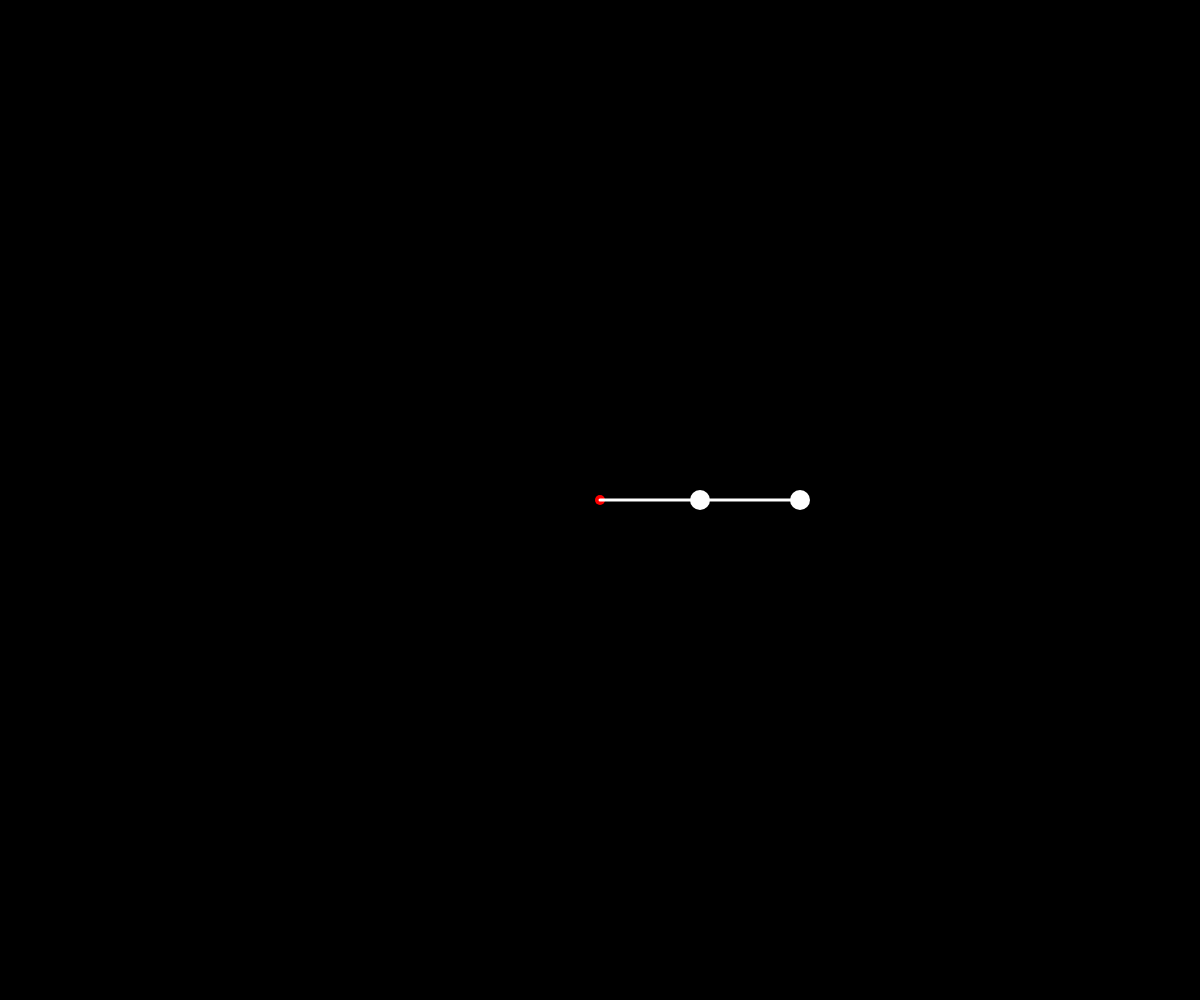
Frame 1 (no input)
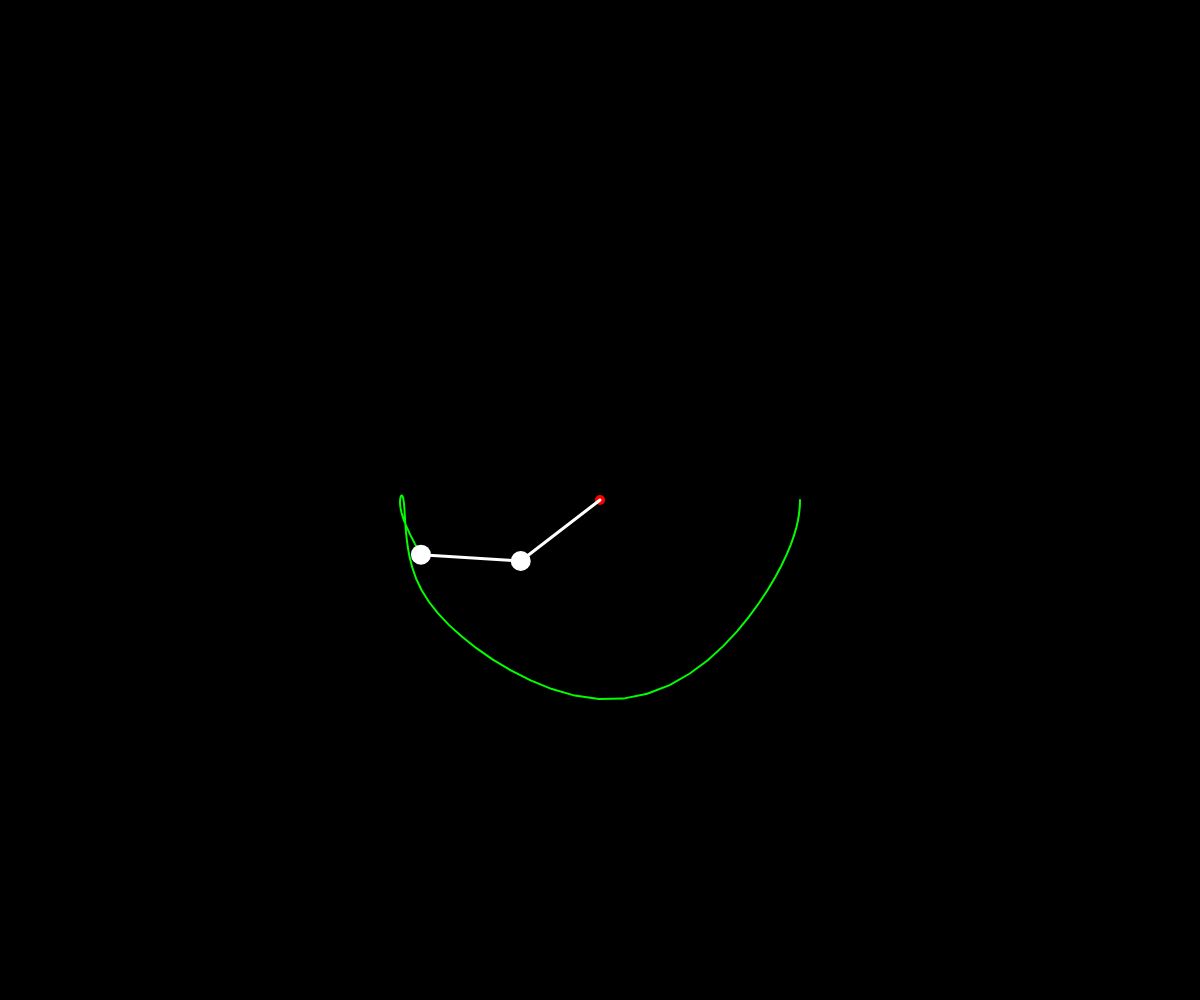
Frame 60 (no input)
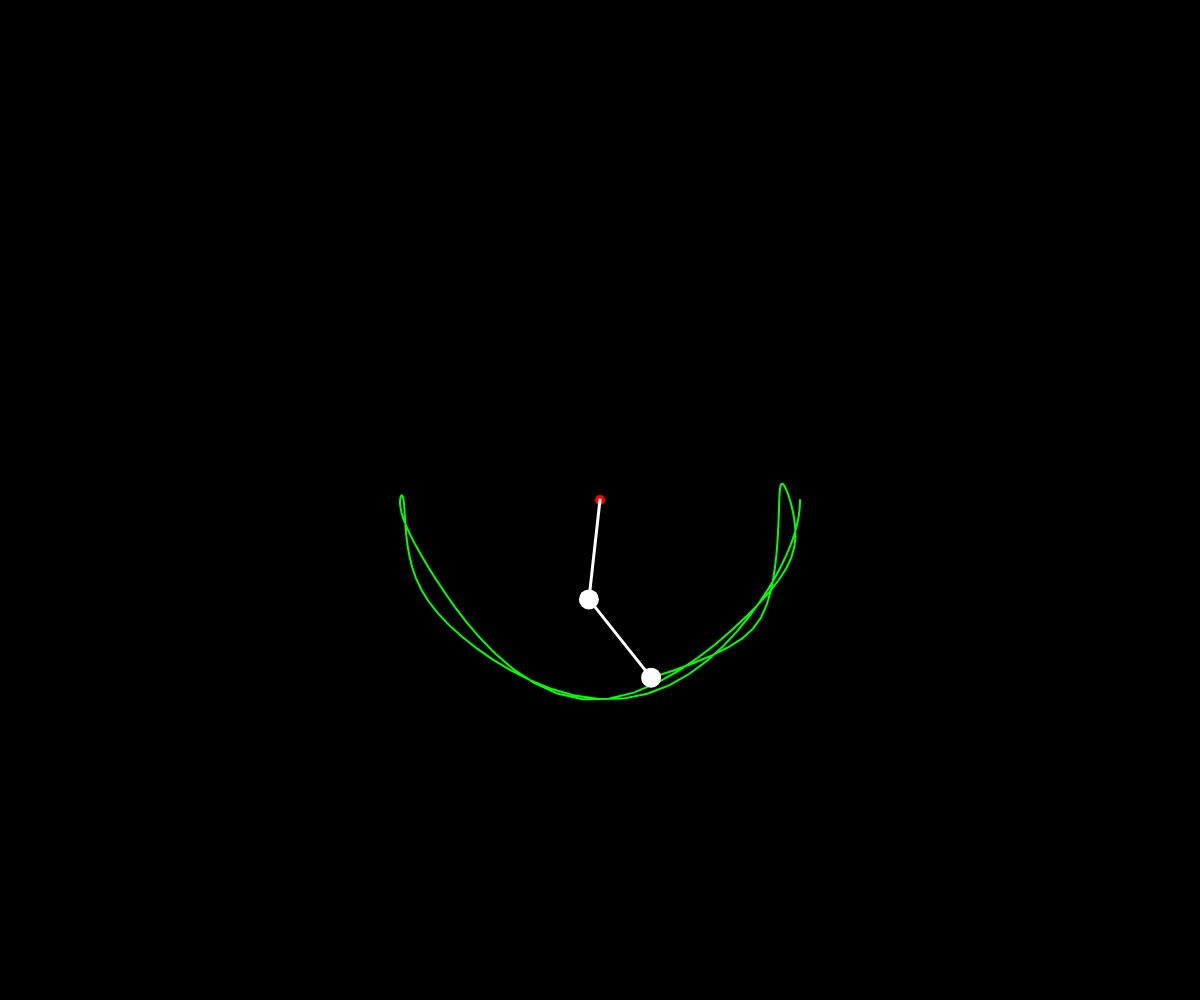
Frame 120 (the mouse pressed at the canvas centre since frame 60)

The p5.js sketch that drew these frames (run headless with seeded random() and noise() and a simulated clock; from frame 60 on, the mouse is pressed at the canvas centre):

// p5.js sketch
// ── sketch.js
const length_1 = 100;
const length_2 = 100;
const mass_1 = 20;
const mass_2 = 20;
let angle_1;
let angle_2;
let vel_1 = 0;
let vel_2 = 0;
let acc_1 = 0;
let acc_2 = 0;
const g = 1;

let history = [];

function setup() {
  createCanvas(windowWidth, windowHeight);

  angle_1 = PI / 2;
  angle_2 = PI / 2;
}

function draw() {
  background(0);

  translate(width / 2, height / 2);

  stroke(255, 0, 0);
  strokeWeight(10);
  noFill();

  point(0, 0);

  const x1 = length_1 * sin(angle_1);
  const y1 = length_1 * cos(angle_1);
  const x2 = x1 + length_2 * sin(angle_2);
  const y2 = y1 + length_2 * cos(angle_2);

  history.push(new p5.Vector(x2, y2));

  stroke(0, 255, 0);
  strokeWeight(2);
  noFill();

  beginShape();
  for (let i = 0; i < history.length; i++) {
    vertex(history[i].x, history[i].y);
  }
  endShape();

  stroke(255);
  strokeWeight(3);
  noFill();

  //first arm
  line(0, 0, x1, y1);
  //second arm
  line(x1, y1, x2, y2);

  noStroke();
  fill(255);

  //first bob
  ellipse(x1, y1, mass_1);
  //second bob
  ellipse(x2, y2, mass_2);

  acc_1 = (-g * (2 * mass_1 + mass_2) * sin(angle_1) - mass_2 * g * sin(angle_1 - 2 * angle_2) - 2 * sin(angle_1 - angle_2) * mass_2 * (pow(vel_2, 2) * length_2 + pow(vel_1, 2) * length_1 * cos(angle_1 - angle_2))) / (length_1 * (2 * mass_1 + mass_2 - mass_2 * cos(2 * angle_1 - 2 * angle_2)))
  acc_2 = (2 * sin(angle_1 - angle_2) * (pow(vel_1, 2) * length_1 * (mass_1 + mass_2) + g * (mass_1 + mass_2) * cos(angle_1) + pow(vel_2, 2) * length_2 * mass_2 * cos(angle_1 - angle_2))) / (length_2 * (2 * mass_1 + mass_2 - mass_2 * cos(2 * angle_1 - 2 * angle_2)));

  vel_1 += acc_1;
  vel_2 += acc_2;
  angle_1 += vel_1;
  angle_2 += vel_2;
}
